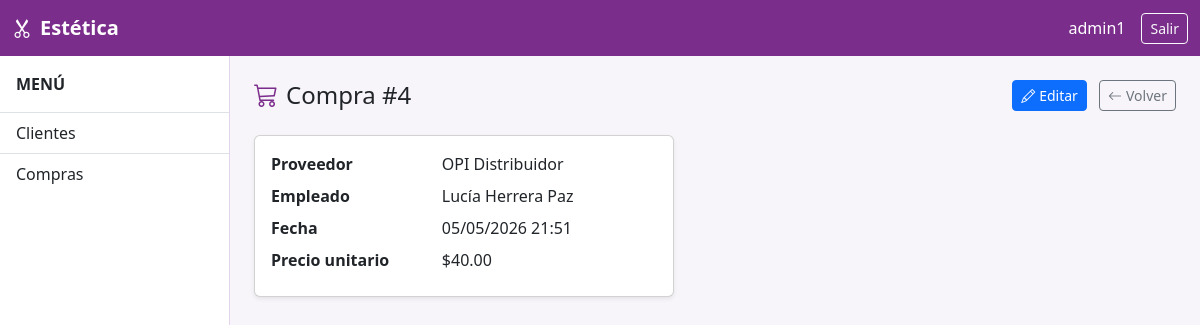
The app's page /operaciones/compras/4/ (signed in) with its own data.
### apps/operaciones/models.py (models this page shows, shortened)
class Compra(models.Model):
    empleado = models.ForeignKey(Empleado, on_delete=models.CASCADE, related_name='compras')
    producto = models.ForeignKey(
        Producto,
        on_delete=models.CASCADE,
        related_name='compras',
        verbose_name='Producto'
    )
    proveedor = models.CharField(max_length=50)
    fecha = models.DateTimeField(auto_now_add=True)
    precio_unitario = models.DecimalField(max_digits=10, decimal_places=2)
    cantidad = models.PositiveIntegerField(default=1)
    activo = models.BooleanField(default=True)
    class Meta:
        verbose_name = 'Compra'
        verbose_name_plural = 'Compras'
        ordering = ['-fecha']

### apps/empleados/models.py (models this page shows, shortened)
class Empleado(models.Model):
    ROL_CHOICES = [
        ('estilista', 'Estilista'),
        ('colorista', 'Colorista'),
        ('manicurista', 'Manicurista'),
        ('recepcionista', 'Recepcionista'),
        ('gerente', 'Gerente'),
    ]
    nombre = models.CharField(max_length=50)
    telefono = models.CharField(max_length=50)
    rol = models.CharField(max_length=50, choices=ROL_CHOICES)
    fecha_ingreso = models.DateField()
    activo = models.BooleanField(default=True)
    class Meta:
        verbose_name = 'Empleado'
        verbose_name_plural = 'Empleados'
        ordering = ['nombre']

### apps/operaciones/views.py (the view)
# urls.py: path('compras/<int:pk>/', views.compra_detail, name='compra_detail'),
@login_required
def compra_detail(request, pk):
    compra = get_object_or_404(Compra.objects.select_related('empleado'), pk=pk)
    return render(request, 'operaciones/compra_detail.html', {'compra': compra})

### templates/operaciones/compra_detail.html (shortened to what this page needs)
{% extends "base.html" %}
{% block content %}
<div class="d-flex justify-content-between align-items-center mb-4">
  <h4 class="mb-0"><i class="bi bi-cart3 me-2" style="color:#7b2d8b"></i>Compra #{{ compra.pk }}</h4>
  <div>
    <a href="{% url 'operaciones:compra_update' compra.pk %}" class="btn btn-primary btn-sm me-2"><i class="bi bi-pencil me-1"></i>Editar</a>
    <a href="{% url 'operaciones:compra_list' %}" class="btn btn-outline-secondary btn-sm"><i class="bi bi-arrow-left me-1"></i>Volver</a>
  </div>
</div>
<div class="card shadow-sm" style="max-width:420px">
  <div class="card-body">
    <dl class="row mb-0">
      <dt class="col-sm-5">Proveedor</dt><dd class="col-sm-7">{{ compra.proveedor }}</dd>
      <dt class="col-sm-5">Empleado</dt><dd class="col-sm-7">{{ compra.empleado.nombre }}</dd>
      <dt class="col-sm-5">Fecha</dt><dd class="col-sm-7">{{ compra.fecha|date:"d/m/Y H:i" }}</dd>
      <dt class="col-sm-5">Precio unitario</dt><dd class="col-sm-7">${{ compra.precio_unitario }}</dd>
    </dl>
  </div>
</div>
{% endblock %}

### templates/base.html (shortened to what this page needs)
<!DOCTYPE html>
<html lang="es">
<head>
  <link rel="stylesheet" href="https://cdn.jsdelivr.net/npm/bootstrap@5.3.3/dist/css/bootstrap.min.css">
  <link rel="stylesheet" href="https://cdn.jsdelivr.net/npm/bootstrap-icons@1.11.3/font/bootstrap-icons.min.css">
</head>
<body class="{% if user.is_authenticated %}logged-in{% endif %}">
<nav class="navbar navbar-estetica fixed-top">
  <div class="container-fluid">
    <a class="navbar-brand fw-bold" href="/"><i class="bi bi-scissors me-2"></i>Estética</a>
    {% if user.is_authenticated %}
    <div class="d-flex align-items-center gap-3">
      <span class="navbar-text">{{ user.username }}</span>
      <form method="post" action="/auth/logout/" class="m-0">
        {% csrf_token %}<button type="submit" class="btn btn-sm btn-outline-light">Salir</button>
      </form>
    </div>
    {% endif %}
  </div>
</nav>
{% if user.is_authenticated %}
<nav id="sidebar">
  <div class="p-3 fw-bold border-bottom">MENÚ</div>
  <div class="list-group list-group-flush">
    <a href="{% url 'clientes:list' %}" class="list-group-item list-group-item-action">Clientes</a>
    <a href="{% url 'operaciones:compra_list' %}" class="list-group-item list-group-item-action">Compras</a>
  </div>
</nav>
{% endif %}
<main id="main-content">
  {% block content %}{% endblock %}
</main>
</body>
</html>

### templates/base.html (style rules this page uses)
:root { --color-primary: #7b2d8b; --color-primary-dark: #5e2069; }
body { background-color: #f8f5fa; }
.navbar-estetica { background-color: var(--color-primary); }
.navbar-estetica .navbar-brand, .navbar-estetica .navbar-text { color: #fff !important; }
#sidebar { width: 230px; min-height: calc(100vh - 56px); background-color: #fff; border-right: 1px solid #e4d4ec; position: fixed; top: 56px; left: 0; z-index: 100; }
#main-content { margin-top: 56px; padding: 24px; min-height: calc(100vh - 56px); margin-left: 0; }
body.logged-in #main-content { margin-left: 230px; }

### records on screen
Compra: pk "4", proveedor "OPI Distribuidor", empleado.nombre "Lucía Herrera Paz", fecha "05/05/2026 21:51", precio_unitario "40.00"

### other values on screen
{{ user.username }} "admin1"
